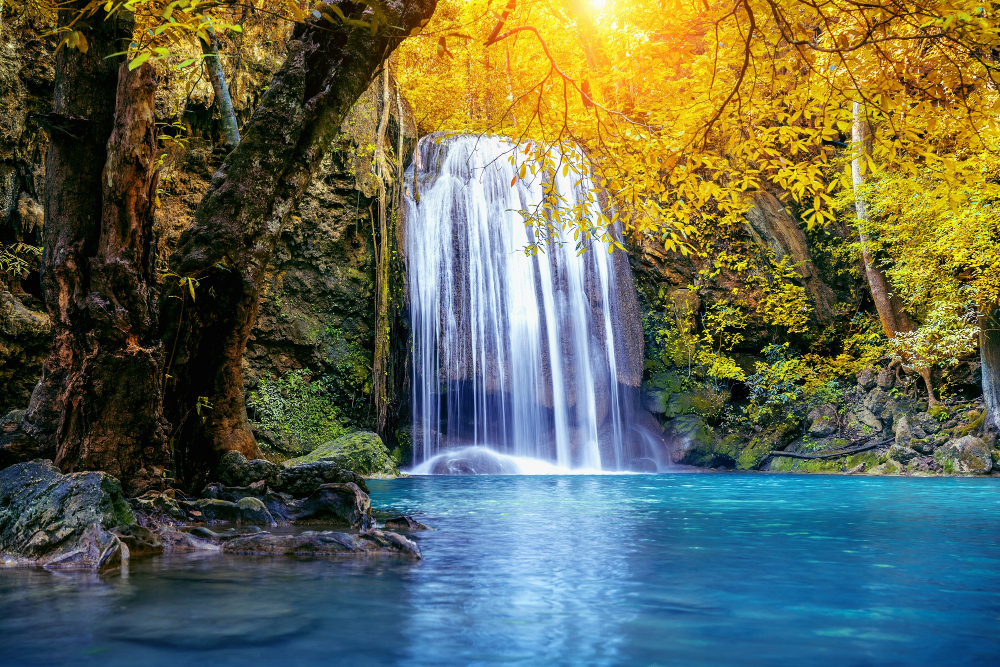
#> input picture nature1.jpg, 1000 x 667 px
$ python imagetransformation-shifting.py
#> lines starting #> are read from the running program, lines starting #| are printed output that depends on the picture
'''
The program is written to shift the image
'''
import cv2
import numpy as np
image_path = 'nature1.jpg'
img = cv2.imread(image_path)
#> img is the input picture: shape (667, 1000, 3); mean B, G, R 81.1, 103.1, 96.7
if img is None:
    print("Error: Image not loaded for shifting.")
else:
    height, width, _ = img.shape
#> height = 667; width = 1000
    # Define the amount to shift (tx, ty)
    # Shift 100 pixels right, 50 pixels down
    tx, ty = 100, 50
    # Create the 2x3 translation matrix
    M = np.float32([[1, 0, tx], [0, 1, ty]])
    # Apply the affine transformation
    shifted_img = cv2.warpAffine(img, M, (width, height))  # Output size same as original
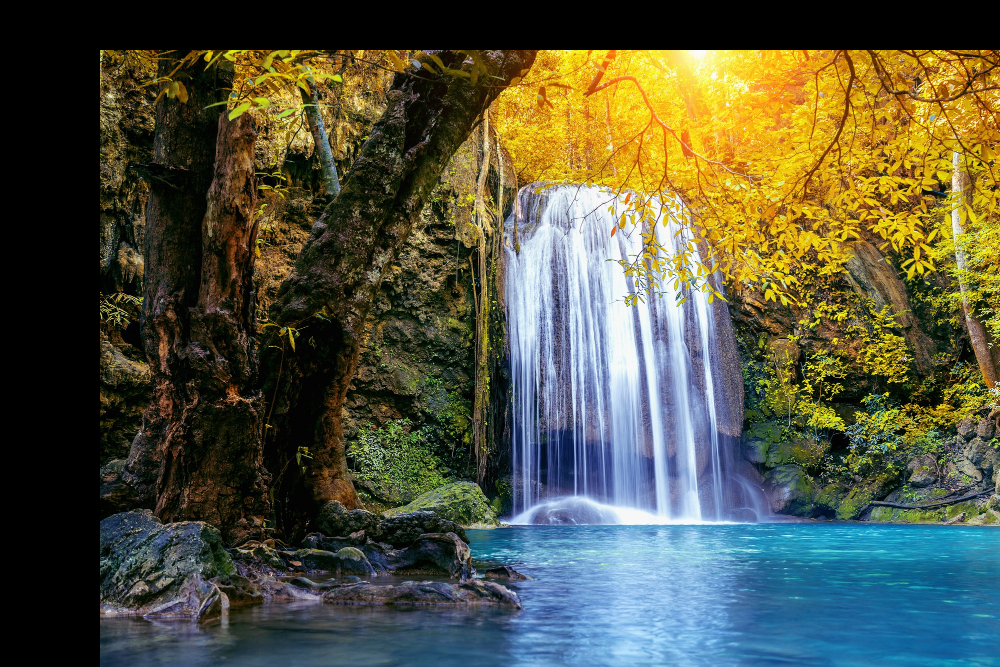
#> shifted_img: shape (667, 1000, 3); mean B, G, R 64.2, 84.6, 82.7

    cv2.imshow('Original', img)
    cv2.imshow(f'Shifted by ({tx},{ty})', shifted_img)
    cv2.waitKey(0)
    cv2.destroyAllWindows()

$ run again, with image_resizing.png saved as nature1.jpg
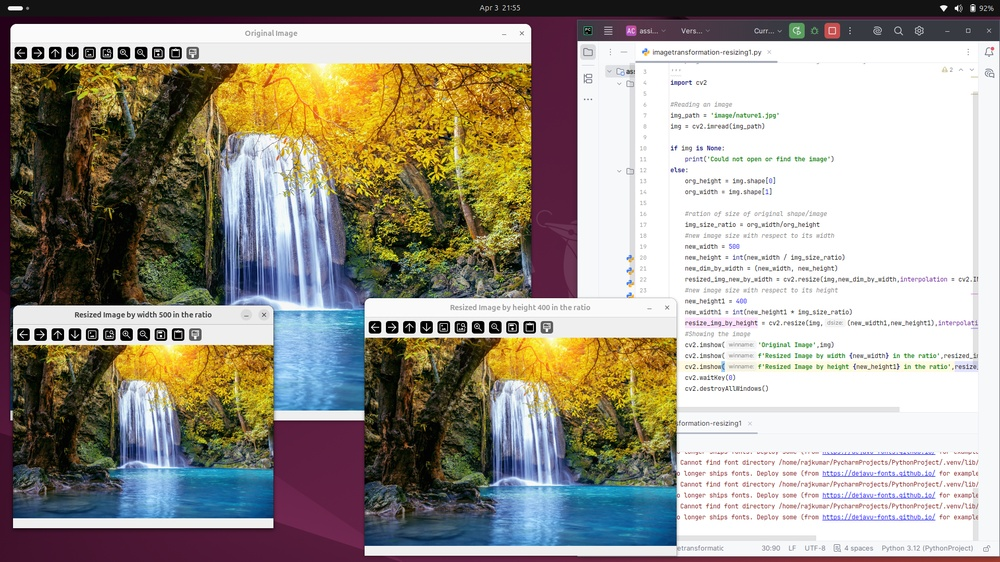
#> input picture image_resizing.png, 1000 x 562 px, shrunk from 1920 x 1080 before the run
#> img is the input picture: shape (562, 1000, 3); mean B, G, R 142.1, 152.5, 158.1
#> `shifted_img = cv2.warpAffine(img, M, (width, height))`:
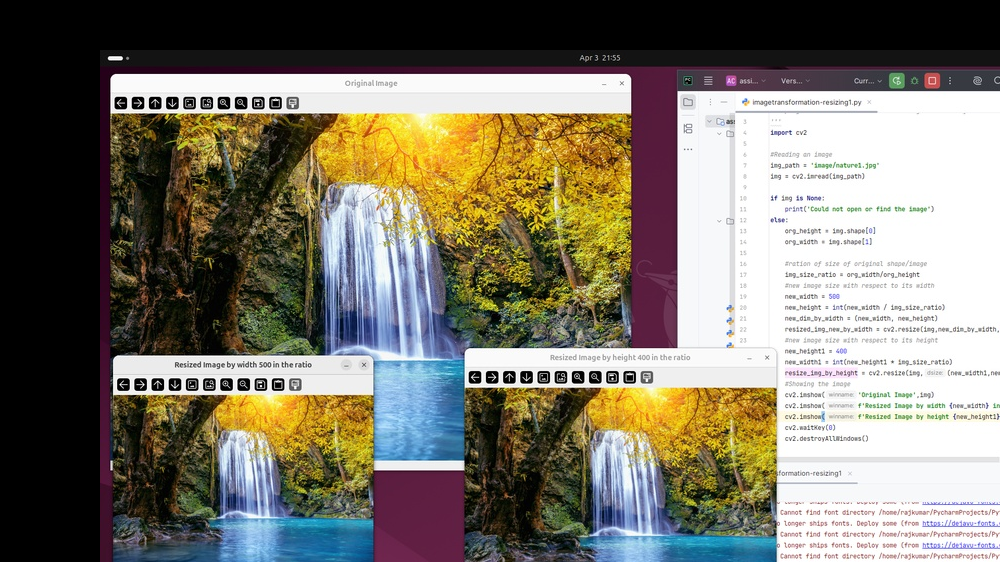
#> shifted_img: shape (562, 1000, 3); mean B, G, R 107.5, 119.9, 124.7

$ run again, with laplacian-operator.png saved as nature1.jpg
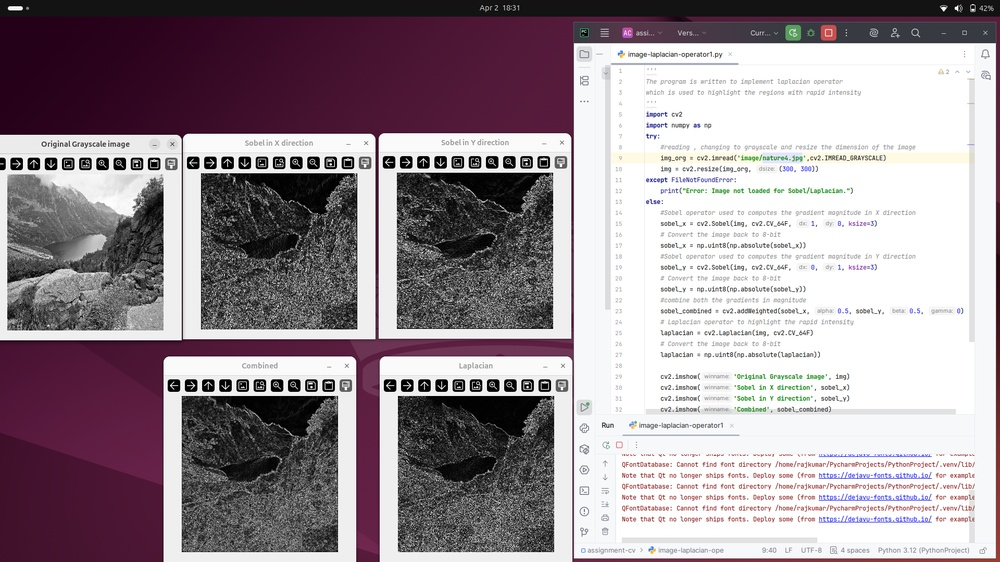
#> input picture laplacian-operator.png, 1000 x 562 px, shrunk from 1920 x 1080 before the run
#> img is the input picture: shape (562, 1000, 3); mean B, G, R 151.2, 144.5, 156.1
#> `shifted_img = cv2.warpAffine(img, M, (width, height))`:
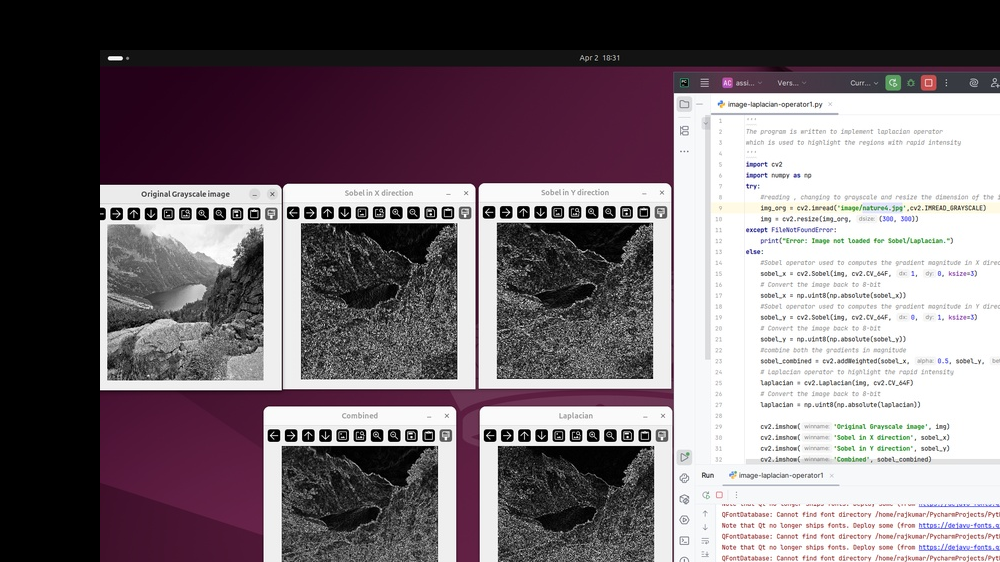
#> shifted_img: shape (562, 1000, 3); mean B, G, R 116.5, 110.5, 120.7

$ run again, with rotating image.png saved as nature1.jpg
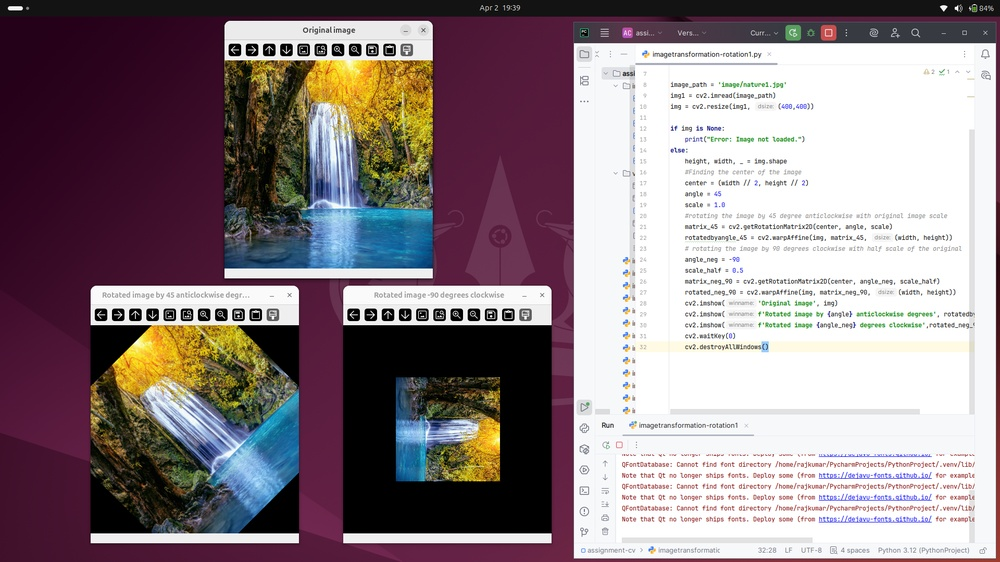
#> input picture rotating image.png, 1000 x 562 px, shrunk from 1920 x 1080 before the run
#> img is the input picture: shape (562, 1000, 3); mean B, G, R 134.3, 129.3, 143.2
#> `shifted_img = cv2.warpAffine(img, M, (width, height))`:
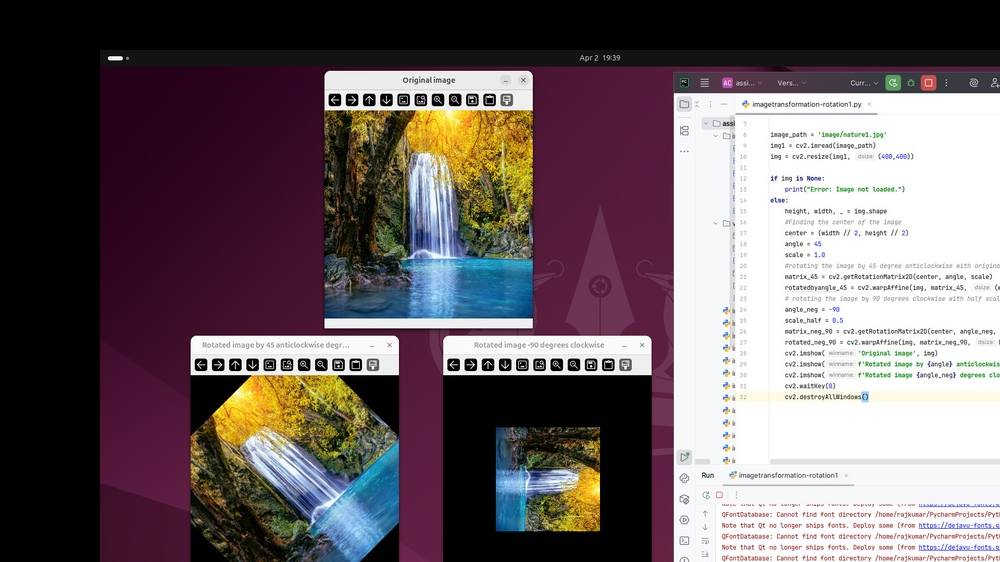
#> shifted_img: shape (562, 1000, 3); mean B, G, R 101.8, 97.9, 109.7
